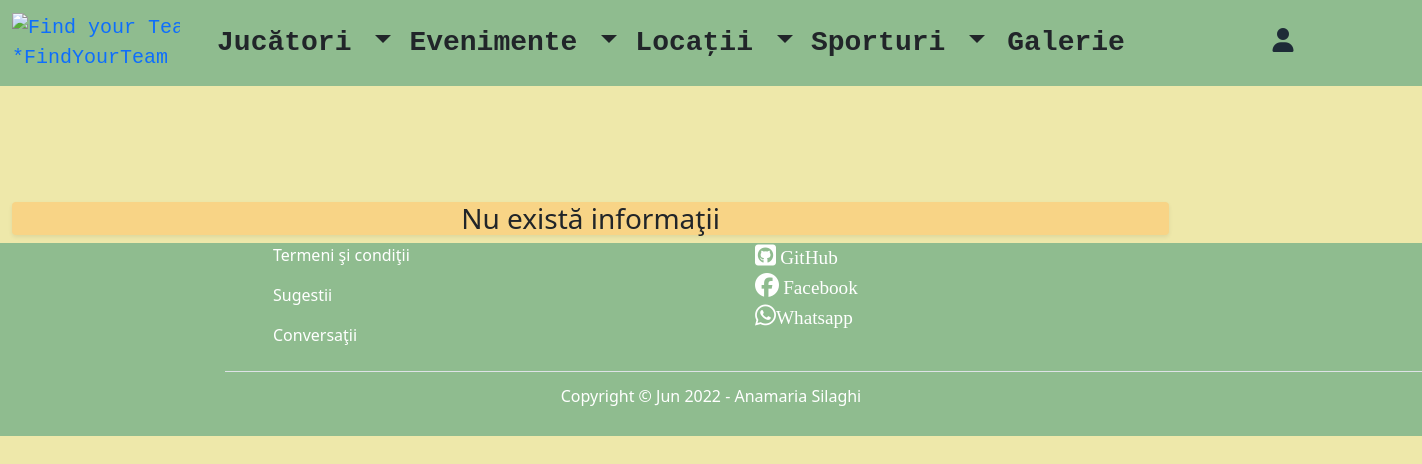
/list_of_sports/, run on an earlier commit of the app's database.
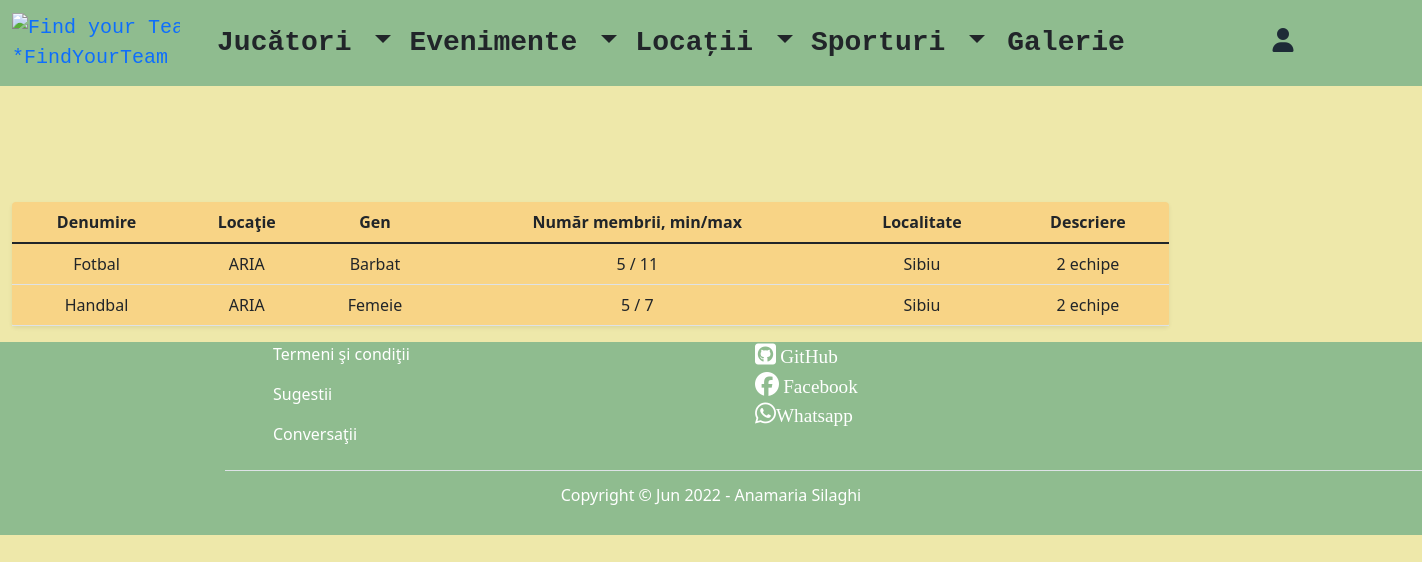
And on a later commit of the database.
### teams/models.py (models this page shows, shortened)
class Sport(models.Model):
    gender_choices = (("man", "Bărbaţi"), ("women", "Femei"))
    nume = models.CharField(max_length=10)
    locatie = models.CharField(max_length=30, null=True, blank=True)
    oras = models.CharField(max_length=30)
    descriere = models.TextField(max_length=1000)
    numar_minim_de_jucatori = models.IntegerField()
    numar_maxim_de_jucatori = models.IntegerField()
    gen = models.CharField(max_length=10, choices=gender_choices, default="")
    creat_in = models.DateTimeField(auto_now_add=True)
    actualizat_in = models.DateTimeField(auto_now=True)

### teams/views.py (the view)
# urls.py: path('list_of_sports/', views.SportListView.as_view(), name="list_of_sports"),
class SportListView(ListView):
    template_name = 'sport/list_of_sports.html'
    model = Sport
    context_object_name = "all_sports"

### templates/sport/list_of_sports.html (shortened to what this page needs)
{% extends 'base.html' %}
{% block content %}
    <div class="container-fluid">
        <div class="row g-5 mt-5 pt-5">
            <div class="col-md-10 offset-md-12">
                 <div class="shadow-sm text-center rounded" style="background-color: #F8D486; margin-top: 5%">
                {% if all_sports %}
                    <table class="table">
                        <thead>
                        <tr>
                            <th>Denumire</th>
                            <th>Locaţie</th>
                            <th>Gen</th>
                            <th>Număr membrii, min/max</th>
                            <th>Localitate</th>
                            <th>Descriere</th>
                        </tr>
                        </thead>
                        <tbody>
                        {% for sport in all_sports %}
                            <tr>
                                <td>{{ sport.nume }}</td>
                                <td>{{ sport.locatie }}</td>
                                <td>{{ sport.gen }}</td>
                                <td>{{ sport.numar_minim_de_jucatori }} {{ '/' }} {{ sport.numar_maxim_de_jucatori }}</td>
                                <td>{{ sport.oras }} </td>
                                <td>{{ sport.descriere }} </td>
                            </tr>
                        {% endfor %}
                        </tbody>
                    </table>
                {% else %}
                    <h3 class="text-center">Nu există informaţii</h3>
                {% endif %}
            </div>
        </div>
    </div>
{% endblock %}

What changed in the data, as far as the page shows it:
added Sport: nume "Fotbal", locatie "ARIA", gen "Barbat", numar_minim_de_jucatori "5", value "/", numar_maxim_de_jucatori "11", oras "Sibiu", descriere "2 echipe"
added Sport: nume "Handbal", locatie "ARIA", gen "Femeie", numar_minim_de_jucatori "5", value "/", numar_maxim_de_jucatori "7", oras "Sibiu", descriere "2 echipe"
Also different on the page:
text no longer shown: "Nu există informaţii"
text now shown: "Denumire Locaţie Gen Număr membrii, min/max Localitate Descriere"
